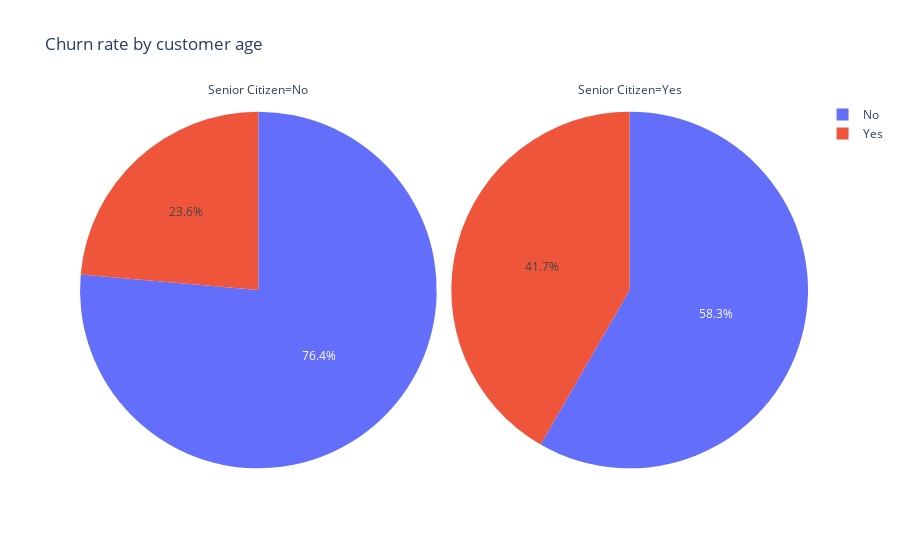

Write notebook code for a chart like this one.
### Markdown cell above
*  there are much fewer such `senior citizens` customers

* `non-senior citizens` are majority of customers which makes sense

now important analysis:

### Code cell
fig = px.pie(data.groupby(['Senior Citizen','Churn Label'])['CustomerID'].count().reset_index(),
            values='CustomerID',
            names='Churn Label',
            facet_col = 'Senior Citizen',
            color = 'Churn Label',
            title = 'Churn rate by customer age')

fig.show()

### Figure 1 — Plotly figure (JSON) as saved in the notebook; plotly's stock layout.template omitted (floating-point values rounded to 4 significant figures)
{"data": [{"customdata": [["No"], ["Yes"]], "domain": {"x": [0, 0.49], "y": [0, 1]}, "hovertemplate": "Senior Citizen=No<br>Churn Label=%{customdata[0]}<br>CustomerID=%{value}<extra></extra>", "labels": ["No", "Yes"], "legendgroup": "", "marker": {"colors": ["#636efa", "#EF553B"]}, "name": "", "showlegend": true, "type": "pie", "values": [4508, 1393]}, {"customdata": [["No"], ["Yes"]], "domain": {"x": [0.51, 1], "y": [0, 1]}, "hovertemplate": "Senior Citizen=Yes<br>Churn Label=%{customdata[0]}<br>CustomerID=%{value}<extra></extra>", "labels": ["No", "Yes"], "legendgroup": "", "marker": {"colors": ["#636efa", "#EF553B"]}, "name": "", "showlegend": true, "type": "pie", "values": [666, 476]}], "layout": {"annotations": [{"font": {}, "showarrow": false, "text": "Senior Citizen=No", "x": 0.245, "xanchor": "center", "xref": "paper", "y": 1, "yanchor": "bottom", "yref": "paper"}, {"font": {}, "showarrow": false, "text": "Senior Citizen=Yes", "x": 0.755, "xanchor": "center", "xref": "paper", "y": 1, "yanchor": "bottom", "yref": "paper"}], "legend": {"tracegroupgap": 0}, "title": {"text": "Churn rate by customer age"}}}
